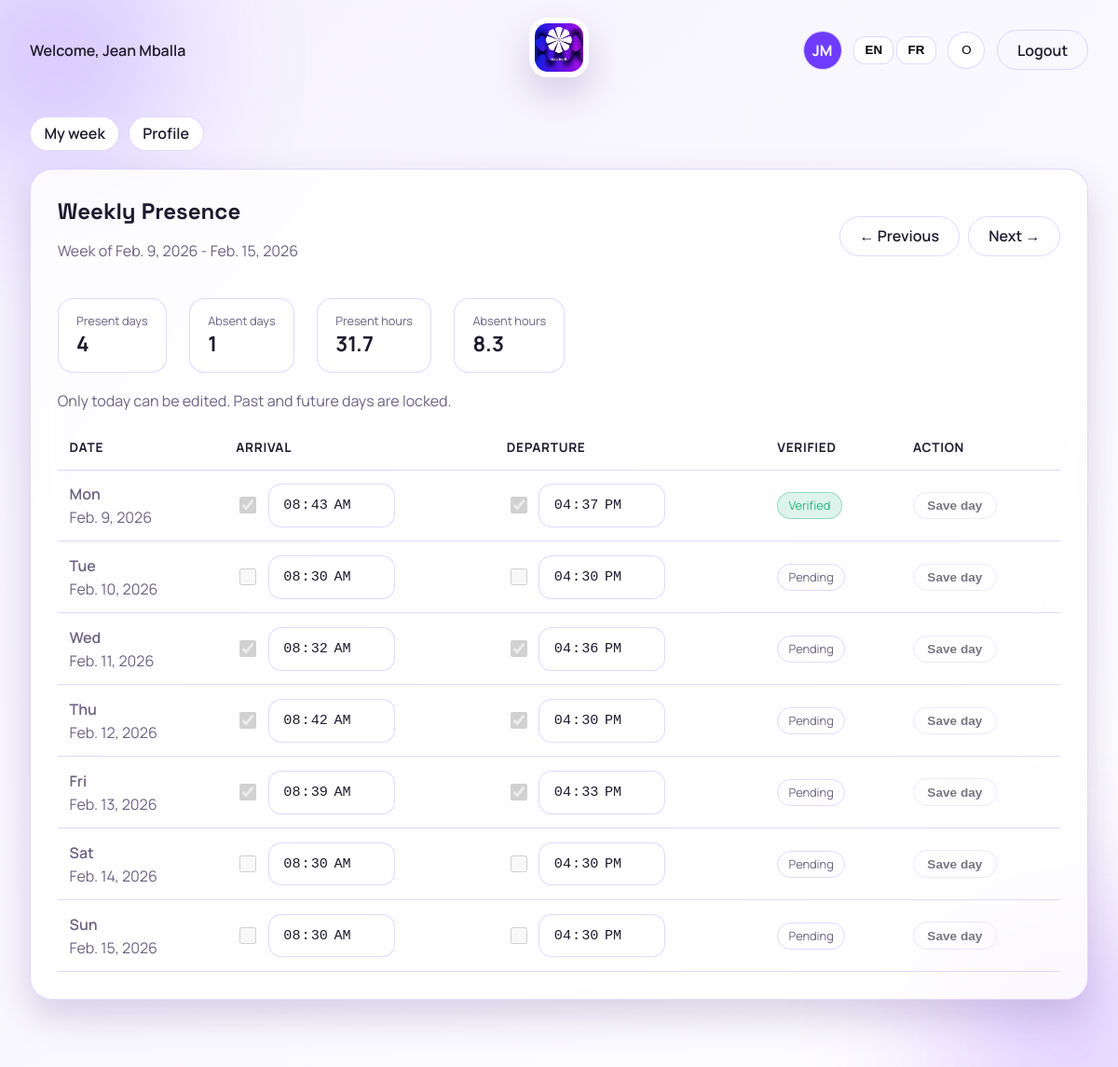
The page /employee/?week=2026-02-09 (signed in) on the database its author committed.
### attendance/models.py (models this page shows, shortened)
class User(AbstractUser):
    class Roles(models.TextChoices):
        ADMIN = "admin", _("Admin")
        SUPERVISOR = "supervisor", _("Supervisor")
        EMPLOYEE = "employee", _("Employee")
    role = models.CharField(
        max_length=20, choices=Roles.choices, default=Roles.EMPLOYEE
    )
    department = models.ForeignKey(
        Department, on_delete=models.SET_NULL, null=True, blank=True
    )
    is_intern = models.BooleanField(default=False)
    start_date = models.DateField(default=timezone.localdate)
    profile_image = models.ImageField(upload_to="profiles/", null=True, blank=True)
    @property
    def is_admin(self) -> bool:
        return self.is_superuser or self.role == self.Roles.ADMIN
    @property
    def is_supervisor(self) -> bool:
        return self.is_superuser or self.role == self.Roles.SUPERVISOR
    def expected_end_time(self) -> time:
        return INTERN_END_TIME if self.is_intern else WORK_END_TIME
    def initials(self) -> str:
        full_name = f"{self.first_name} {self.last_name}".strip()
        parts = [part for part in full_name.split() if part]
        if len(parts) >= 2:
            return f"{parts[0][0]}{parts[1][0]}".upper()
        if len(parts) == 1:
            return parts[0][:2].upper()
        return (self.username or "U")[:2].upper()
    def avatar_color(self) -> str:
        palette = [
            "#6F3CFF",
            "#9C5BFF",
            "#F05CFF",
            "#24B47E",
            "#FF7A59",
            "#1F8EFA",
            "#F2C94C",
            "#5E60CE",
        ]
        seed = f"{self.username}{self.first_name}{self.last_name}"
        total = sum(ord(char) for char in seed) if seed else 0
        return palette[total % len(palette)]

class AttendanceDay(models.Model):
    user = models.ForeignKey(User, on_delete=models.CASCADE, related_name="attendances")
    date = models.DateField()
    arrival_time = models.TimeField(null=True, blank=True)
    departure_time = models.TimeField(null=True, blank=True)
    verified_by = models.ForeignKey(
        User,
        null=True,
        blank=True,
        on_delete=models.SET_NULL,
        related_name="verified_attendances",
    )
    verified_at = models.DateTimeField(null=True, blank=True)
    created_at = models.DateTimeField(auto_now_add=True)
    updated_at = models.DateTimeField(auto_now=True)
    class Meta:
        ordering = ["-date", "user__last_name", "user__first_name"]
        constraints = [
            models.UniqueConstraint(fields=["user", "date"], name="unique_attendance_day")
        ]
    @property
    def is_verified(self) -> bool:
        return self.verified_by is not None

### attendance/views.py (the view, shortened to what this page needs)
# urls.py: path("employee/", views.employee_week, name="employee_week"),
@login_required
def employee_week(request):
    viewer = request.user
    target_id = request.GET.get("user") or request.POST.get("user_id")
    target_user = viewer
    today = timezone.localdate()
    week_start = parse_date(request.GET.get("week")) or get_week_start(today)
    week_days = get_week_days(week_start)
    week_end = week_start + timedelta(days=6)
    attendance_qs = AttendanceDay.objects.filter(
        user=target_user, date__range=(week_start, week_end)
    )
    attendance_map = {record.date: record for record in attendance_qs}
    is_self_employee = viewer == target_user and viewer.role == User.Roles.EMPLOYEE
    effective_end = min(week_end, today)
    effective_start = max(week_start, target_user.start_date)
    present_days = sum(
        1
        for record in attendance_map.values()
        if record.arrival_time is not None
        and effective_start <= record.date <= effective_end
    )
    expected_days = (
        working_days_between(effective_start, effective_end)
        if effective_start <= effective_end
        else 0
    )
    absent_days = max(expected_days - present_days, 0)
    present_hours = 0.0
    for record in attendance_map.values():
        if (
            record.arrival_time
            and record.departure_time
            and effective_start <= record.date <= effective_end
        ):
            present_hours += hours_between(record.arrival_time, record.departure_time)
    expected_hours = expected_daily_hours(target_user.is_intern) * expected_days
    absent_hours = max(expected_hours - present_hours, 0)
    week_rows = []
    for day in week_days:
        record = attendance_map.get(day)
        is_before_start = day < target_user.start_date
        if is_self_employee:
            can_edit_arrival = day == today and (
                record is None or record.arrival_time is None
            )
            can_edit_departure = day == today and (
                record is None or record.departure_time is None
            )
        if is_before_start:
            can_edit_arrival = False
            can_edit_departure = False
        is_locked = is_before_start or day > today or (is_self_employee and day != today)
        week_rows.append(
            {
                "date": day,
                "record": record,
                "can_edit_arrival": can_edit_arrival,
                "can_edit_departure": can_edit_departure,
                "is_future": day > today,
                "is_before_start": is_before_start,
                "is_locked": is_locked,
            }
        )
    context = {
        "week_start": week_start,
        "week_end": week_end,
        "prev_week": week_start - timedelta(days=7),
        "next_week": week_start + timedelta(days=7),
        "week_rows": week_rows,
        "today": today,
        "present_days": present_days,
        "absent_days": absent_days,
        "present_hours": present_hours,
        "absent_hours": absent_hours,
        "expected_hours": expected_hours,
        "default_departure_time": target_user.expected_end_time(),
        "target_user": target_user,
        "is_editing_other": target_user != viewer,
        "is_self_employee": is_self_employee,
    }
    return render(request, "employee_week.html", context)

### attendance/utils.py (called while the page is built)
def get_week_days(week_start: date) -> list[date]:
    return [week_start + timedelta(days=offset) for offset in range(7)]

def parse_date(value: Optional[str]) -> Optional[date]:
    if not value:
        return None
    try:
        return date.fromisoformat(value)
    except ValueError:
        return None

def date_range(start: date, end: date) -> Iterable[date]:
    current = start
    while current <= end:
        yield current
        current += timedelta(days=1)

def working_days_between(start: date, end: date) -> int:
    count = 0
    for day in date_range(start, end):
        if day.weekday() < 5:
            count += 1
    return count

def get_client_ip(request) -> str:
    forwarded = request.META.get("HTTP_X_FORWARDED_FOR")
    if forwarded:
        return forwarded.split(",")[0].strip()
    return request.META.get("REMOTE_ADDR", "")

def hours_between(start_time: time, end_time: time) -> float:
    start_dt = datetime.combine(date.today(), start_time)
    end_dt = datetime.combine(date.today(), end_time)
    delta = end_dt - start_dt
    return max(delta.total_seconds() / 3600, 0)

def expected_daily_hours(is_intern: bool) -> float:
    end_time = INTERN_END_TIME if is_intern else WORK_END_TIME
    return hours_between(WORK_START_TIME, end_time)

### templates/employee_week.html (shortened to what this page needs)
{% extends "base.html" %}
{% load i18n %}
{% block content %}
  <section class="card">
    <div class="card-header">
      <div>
        <h1>{% trans "Weekly Presence" %}</h1>
        <p class="muted">
          {% trans "Week of" %} {{ week_start }} - {{ week_end }}
        </p>
      </div>
      <div class="header-actions">
        <a class="btn btn-outline" href="?week={{ prev_week|date:'Y-m-d' }}">&#8592; {% trans "Previous" %}</a>
        <a class="btn btn-outline" href="?week={{ next_week|date:'Y-m-d' }}">{% trans "Next" %} &#8594;</a>
      </div>
    </div>
    <div class="stats">
      <div class="stat">
        <span class="stat-label">{% trans "Present days" %}</span>
        <span class="stat-value">{{ present_days }}</span>
      </div>
      <div class="stat">
        <span class="stat-label">{% trans "Absent days" %}</span>
        <span class="stat-value">{{ absent_days }}</span>
      </div>
      <div class="stat">
        <span class="stat-label">{% trans "Present hours" %}</span>
        <span class="stat-value">{{ present_hours|floatformat:1 }}</span>
      </div>
      <div class="stat">
        <span class="stat-label">{% trans "Absent hours" %}</span>
        <span class="stat-value">{{ absent_hours|floatformat:1 }}</span>
      </div>
    </div>
    {% if is_self_employee %}
      <p class="muted">{% trans "Only today can be edited. Past and future days are locked." %}</p>
    {% endif %}
    <form method="post" class="form">
      <div class="table-wrap">
        <table class="data-table">
          <thead>
            <tr>
              <th>{% trans "Date" %}</th>
              <th>{% trans "Arrival" %}</th>
              <th>{% trans "Departure" %}</th>
              <th>{% trans "Verified" %}</th>
              <th>{% trans "Action" %}</th>
            </tr>
          </thead>
          <tbody>
            {% for row in week_rows %}
              <tr class="{% if row.is_locked %}row-muted{% endif %}">
                <td>
                  <div class="date-cell">
                    <span class="date-day">{{ row.date|date:"D" }}</span>
                    <span class="date-full">{{ row.date }}</span>
                  </div>
                </td>
                <td>
                  <div class="checkline">
                    <input
                      type="checkbox"
                      name="arrive_{{ row.date|date:'Y-m-d' }}"
                      {% if row.record and row.record.arrival_time %}checked{% endif %}
                      {% if not row.can_edit_arrival %}disabled{% endif %}
                    />
                    <input
                      type="time"
                      name="arrive_time_{{ row.date|date:'Y-m-d' }}"
                      value="{% if row.record and row.record.arrival_time %}{{ row.record.arrival_time|time:'H:i' }}{% else %}08:30{% endif %}"
                      {% if not row.can_edit_arrival %}disabled{% endif %}
                    />
                  </div>
                </td>
                <td>
                  <div class="checkline">
                    <input
                      type="checkbox"
                      name="depart_{{ row.date|date:'Y-m-d' }}"
                      {% if row.record and row.record.departure_time %}checked{% endif %}
                      {% if not row.can_edit_departure %}disabled{% endif %}
                    />
                    <input
                      type="time"
                      name="depart_time_{{ row.date|date:'Y-m-d' }}"
                      value="{% if row.record and row.record.departure_time %}{{ row.record.departure_time|time:'H:i' }}{% else %}{{ default_departure_time|time:'H:i' }}{% endif %}"
                      {% if not row.can_edit_departure %}disabled{% endif %}
                    />
                  </div>
                </td>
                <td>
                  {% if row.record and row.record.is_verified %}
                    <span class="badge success">{% trans "Verified" %}</span>
                  {% else %}
                    <span class="badge">{% trans "Pending" %}</span>
                  {% endif %}
                </td>
                <td>
                  <button
                    class="btn btn-outline btn-sm"
                    type="submit"
                    name="save_day"
                    value="{{ row.date|date:'Y-m-d' }}"
                    {% if row.is_locked %}disabled{% endif %}
                  >
                    {% trans "Save day" %}
                  </button>
                </td>
              </tr>
            {% endfor %}
          </tbody>
        </table>
      </div>
    </form>
  </section>
{% endblock %}

### templates/base.html (shortened to what this page needs)
{% load static i18n %}
<!DOCTYPE html>
<html lang="{{ LANGUAGE_CODE }}" data-theme="light">
  <head>
    <link rel="stylesheet" href="{% static 'css/styles.css' %}" />
    <link
      rel="stylesheet"
      href="https://cdnjs.cloudflare.com/ajax/libs/font-awesome/6.5.1/css/all.min.css"
    />
  </head>
  <body>
    <div class="bg-orb orb-1"></div>
    <div class="bg-orb orb-2"></div>
    <header class="topbar">
      <div class="nav-left">
        {% if user.is_authenticated %}
          <div class="welcome">
            {% trans "Welcome" %}, {{ user.get_full_name|default:user.username }}
          </div>
        {% else %}
          <div class="welcome">{% trans "Welcome" %}</div>
        {% endif %}
      </div>
      <div class="nav-center">
        <img class="logo" src="{% static 'logo.jpg' %}" alt="Naumur logo" />
      </div>
      <div class="nav-right">
        {% if user.is_authenticated %}
          <a class="avatar-link" href="{% url 'profile' %}">
            {% if user.profile_image %}
              <img class="avatar-img" src="{{ user.profile_image.url }}" alt="{{ user.get_full_name|default:user.username }}" />
            {% else %}
              <span class="avatar-fallback" style="background: {{ user.avatar_color }};">
                {{ user.initials }}
              </span>
            {% endif %}
          </a>
        {% endif %}
        <form class="lang-switch" action="{% url 'set_language' %}" method="post">
          <button type="submit" name="language" value="en">EN</button>
          <button type="submit" name="language" value="fr">FR</button>
        </form>
        <button class="theme-toggle" type="button" data-theme-toggle>
          <span class="theme-icon" aria-hidden="true">O</span>
        </button>
        {% if user.is_authenticated %}
          <a class="btn btn-outline" href="{% url 'logout' %}">{% trans "Logout" %}</a>
        {% endif %}
      </div>
    </header>
    <main class="container">
      {% if user.is_authenticated %}
        <nav class="subnav">
          <a class="chip" href="{% url 'employee_week' %}">{% trans "My week" %}</a>
          <a class="chip" href="{% url 'profile' %}">{% trans "Profile" %}</a>
        </nav>
      {% endif %}
      {% block content %}{% endblock %}
    </main>
  </body>
</html>

### rows shown on the page
User: get_full_name "Jean Mballa", initials "JM"
AttendanceDay: date "Mon", date "Feb. 9, 2026", arrival_time "☑", record.arrival_time "08:43", departure_time "☑", record.departure_time "16:37"
AttendanceDay: date "Wed", date "Feb. 11, 2026", arrival_time "☑", record.arrival_time "08:32", departure_time "☑", record.departure_time "16:36"
AttendanceDay: date "Thu", date "Feb. 12, 2026", arrival_time "☑", record.arrival_time "08:42", departure_time "☑", record.departure_time "16:30"
AttendanceDay: date "Fri", date "Feb. 13, 2026", arrival_time "☑", record.arrival_time "08:39", departure_time "☑", record.departure_time "16:33"

### other values the page prints
{{ week_start }} "Feb. 9, 2026"
{{ week_end }} "Feb. 15, 2026"
{{ present_days }} "4"
{{ absent_days }} "1"
{{ present_hours|floatformat:1 }} "31.7"
{{ absent_hours|floatformat:1 }} "8.3"
{{ row.date|date:"D" }} "Tue" "Sat" "Sun"
{{ row.date }} "Feb. 10, 2026" "Feb. 14, 2026" "Feb. 15, 2026"
